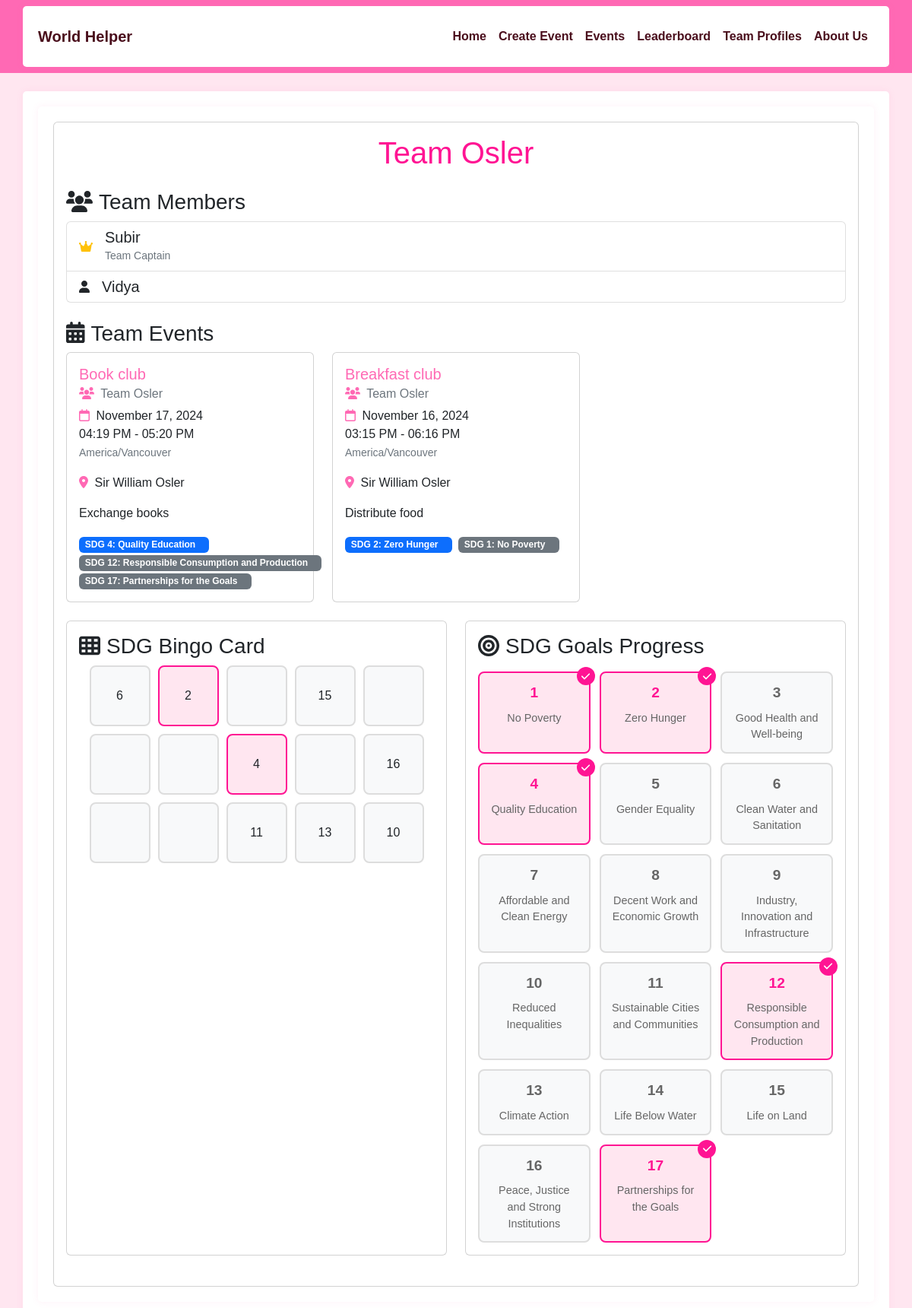
/team/1, run on the app's committed database.
### app/models.py (models this page shows)
class Team(db.Model):
    id = db.Column(db.Integer, primary_key=True)
    team_phrase = db.Column(db.String(100), nullable=False)
    name = db.Column(db.String(64), nullable=False)
    members = db.relationship('TeamMember', backref='team', lazy='dynamic')
    events = db.relationship('Event', backref='team', lazy='dynamic')
    bingo_card = db.relationship('BingoCard', backref='team', uselist=False)

class TeamMember(db.Model):
    id = db.Column(db.Integer, primary_key=True)
    name = db.Column(db.String(64), nullable=False)
    team_id = db.Column(db.Integer, db.ForeignKey('team.id'), nullable=False)
    is_captain = db.Column(db.Boolean, default=False)
    __table_args__ = (
        db.UniqueConstraint('team_id', 'name', name='unique_member_per_team'),
    )

class Event(db.Model):
    id = db.Column(db.Integer, primary_key=True)
    title = db.Column(db.String(100), nullable=False)
    description = db.Column(db.Text(1000))
    start_date = db.Column(db.DateTime, nullable=False)
    end_date = db.Column(db.DateTime, nullable=False)
    timezone = db.Column(db.String(50), nullable=False)
    location = db.Column(db.String(100))
    team_id = db.Column(db.Integer, db.ForeignKey('team.id'), nullable=False)
    sdg_goals = db.Column(JSONType)
    created_at = db.Column(db.DateTime, default=datetime.utcnow)

### app/main/routes.py (the view)
@bp.route('/team/<int:team_id>')
def team(team_id):
    team = Team.query.get_or_404(team_id)
    events = team.events.order_by(Event.start_date.desc()).all()
    bingo_card = BingoCard.query.filter_by(team_id=team_id).first()
    team_sdg_goals = set()
    for event in events:
        if event.sdg_goals and 'goals' in event.sdg_goals:
            team_sdg_goals.update(event.sdg_goals['goals'])
    all_sdg_goals = [
        {
            'number': i,
            'description': SDG_DESCRIPTIONS[i],
            'achieved': i in team_sdg_goals
        } for i in range(1, 18)
    ]
    return render_template('team.html',
                         team=team,
                         events=events,
                         bingo_card=bingo_card,
                         sdg_descriptions=SDG_DESCRIPTIONS,
                         all_sdg_goals=all_sdg_goals)

### app/main/routes.py (called while the page is built)
@bp.context_processor
def utility_processor():
    return dict(SDG_DESCRIPTIONS=SDG_DESCRIPTIONS)

### app/models.py (called while the page is built)
    def process_result_value(self, value, dialect):
        if value is None:
            return None
        return json.loads(value)

### app/templates/team.html (shortened to what this page needs)
{% extends "base.html" %}
{% block content %}
<div class="container">
    <div class="card">
        <div class="card-body">
            <h1 class="card-title text-center mb-4">{{ team.name }}</h1>
            <div class="mb-4">
                <h3><i class="fas fa-users me-2"></i>Team Members</h3>
                <div class="list-group">
                    {% for member in team.members %}
                    <div class="list-group-item">
                        <div class="d-flex align-items-center">
                            <i class="fas {% if member.is_captain %}fa-crown text-warning{% else %}fa-user{% endif %} me-3"></i>
                            <div>
                                <h5 class="mb-0">{{ member.name }}</h5>
                                {% if member.is_captain %}
                                <small class="text-muted">Team Captain</small>
                                {% endif %}
                            </div>
                        </div>
                    </div>
                    {% endfor %}
                </div>
            </div>
            <div class="mb-4">
                <h3><i class="fas fa-calendar-alt me-2"></i>Team Events</h3>
                {% if events %}
                <div class="row row-cols-1 row-cols-md-2 row-cols-lg-3 g-4">
                    {% for event in events %}
                    <div class="col">
                        <div class="card h-100">
                            <div class="card-body">
                                <h5 class="card-title" style="color: #FF69B4;">{{ event.title }}</h5>
                                <h6 class="card-subtitle mb-2 text-muted">
                                    <i class="fas fa-users me-1" style="color: #FF69B4;"></i>
                                    {{ event.team.name }}
                                </h6>
                                <p class="card-text">
                                    <i class="far fa-calendar me-1" style="color: #FF69B4;"></i>
                                    {% if event.start_date.date() == event.end_date.date() %}
                                        {{ event.start_date.strftime('%B %d, %Y') }}<br>
                                        {{ event.start_date.strftime('%I:%M %p') }} - {{ event.end_date.strftime('%I:%M %p') }}
                                    {% else %}
                                        {{ event.start_date.strftime('%B %d, %Y %I:%M %p') }} -<br>
                                        {{ event.end_date.strftime('%B %d, %Y %I:%M %p') }}
                                    {% endif %}
                                    <br>
                                    <small class="text-muted">{{ event.timezone }}</small>
                                </p>
                                {% if event.location %}
                                <p class="card-text">
                                    <i class="fas fa-map-marker-alt me-1" style="color: #FF69B4;"></i>
                                    {{ event.location }}
                                </p>
                                {% endif %}
                                {% if event.description %}
                                <p class="card-text">{{ event.description }}</p>
                                {% endif %}
                                {% if event.sdg_goals %}
                                <div class="mt-2">
                                    {% for goal in event.sdg_goals.goals %}
                                    <span class="badge {% if goal == event.sdg_goals.primary %}bg-primary{% else %}bg-secondary{% endif %} me-1">
                                        SDG {{ goal }}: {{ sdg_descriptions[goal] }}
                                    </span>
                                    {% endfor %}
                                </div>
                                {% endif %}
                            </div>
                        </div>
                    </div>
                    {% endfor %}
                </div>
                {% else %}
                <p class="text-muted">No events created yet.</p>
                {% endif %}
            </div>
            <div class="row mb-4">
                <div class="col-md-6">
                    <div class="card h-100">
                        <div class="card-body">
                            <h3><i class="fas fa-th me-2"></i>SDG Bingo Card</h3>
                            {% if bingo_card %}
                                <div class="bingo-grid">
                                    {% for row in bingo_card.card_numbers %}
                                        <div class="bingo-row">
                                            {% for number in row %}
                                                <div class="bingo-cell {% if number and number in bingo_card.marked_numbers %}marked{% endif %}">
                                                    {% if number %}
                                                        {{ number }}
                                                    {% endif %}
                                                </div>
                                            {% endfor %}
                                        </div>
                                    {% endfor %}
                                </div>
                            {% else %}
                                <p class="text-muted">No bingo card available.</p>
                            {% endif %}
                        </div>
                    </div>
                </div>
                <div class="col-md-6">
                    <div class="card h-100">
                        <div class="card-body">
                            <h3><i class="fas fa-bullseye me-2"></i>SDG Goals Progress</h3>
                            <div class="sdg-goals-grid">
                                {% for goal in all_sdg_goals %}
                                <div class="sdg-goal-card {% if goal.achieved %}achieved{% endif %}">
                                    <div class="sdg-goal-number">{{ goal.number }}</div>
                                    <div class="sdg-goal-description">{{ goal.description }}</div>
                                    {% if goal.achieved %}
                                    <div class="sdg-goal-badge">
                                        <i class="fas fa-check"></i>
                                    </div>
                                    {% endif %}
                                </div>
                                {% endfor %}
                            </div>
                        </div>
                    </div>
                </div>
            </div>
        </div>
    </div>
</div>
{% endblock %}

### app/static/css/custom.css (style rules this page uses)
:root { --pink-primary: #FF1493; --pink-secondary: #FF69B4; --pink-light: #FFE6F0; --pink-border: #FFCCE6; --pink-hover: #FF1493; --pink-dark: #4a0e1c; }
body { font-family: 'Arial', sans-serif; background-color: var(--pink-light); }
.container { background-color: #ffffff; border-radius: 5px; padding: 20px; box-shadow: 0 0 10px rgba(255, 105, 180, 0.1); }
h1, .world-helper-title { color: var(--pink-primary); margin-bottom: 20px; }
.badge { position: relative; padding-right: 1.5em; }
.bingo-grid { display: flex; flex-direction: column; gap: 10px; }
.bingo-row { display: flex; gap: 10px; justify-content: center; }
.bingo-cell { width: 80px; height: 80px; border: 2px solid #ddd; border-radius: 8px; display: flex; align-items: center; justify-content: center; position: relative; background: #f8f9fa; transition: all 0.3s ease; }
.bingo-cell.marked { background: var(--pink-light); border-color: var(--pink-primary); }
.sdg-goals-grid { display: grid; grid-template-columns: repeat(auto-fill, minmax(140px, 1fr)); gap: 0.75rem; margin-top: 1rem; }
.sdg-goal-card { position: relative; padding: 0.75rem; border: 2px solid #ddd; border-radius: 8px; background: #f8f9fa; transition: all 0.3s ease; display: flex; flex-direction: column; align-items: center; text-align: center; font-size: 0.9rem; }
.sdg-goal-card.achieved { border-color: var(--pink-primary); background: var(--pink-light); }
.sdg-goal-number { font-size: 1.2rem; font-weight: bold; color: #666; margin-bottom: 0.5rem; }
.sdg-goal-card.achieved .sdg-goal-number { color: var(--pink-primary); }
.sdg-goal-description { font-size: 0.9rem; color: #666; }
.sdg-goal-badge { position: absolute; top: -8px; right: -8px; background: var(--pink-primary); color: white; width: 24px; height: 24px; border-radius: 50%; display: flex; align-items: center; justify-content: center; font-size: 0.8rem; }

### data on the page
Team: name "Team Osler"
TeamMember: is_captain True (drawn), name "Subir"
TeamMember: is_captain False (drawn), name "Vidya"
Event: title "Book club", team.name "Team Osler", start_date "November 17, 2024", start_date "04:19 PM", end_date "05:20 PM", timezone "America/Vancouver", location "Sir William Osler", description "Exchange books", goals "4" "12" "17", sdg_descriptions "Quality Education" "Responsible Consumption and Production" "Partnerships for the Goals"
Event: title "Breakfast club", team.name "Team Osler", start_date "November 16, 2024", start_date "03:15 PM", end_date "06:16 PM", timezone "America/Vancouver", location "Sir William Osler", description "Distribute food", goals "2" "1", sdg_descriptions "Zero Hunger" "No Poverty"

### other printed values
{{ number }} "6" "2" "15" "4" "16" "11" "13" "10"
{{ goal.number }} "1" "2" "3" "4" "5" "6" "7" "8" "9" "10" "11" "12" "13" "14" "15" "16" "17"
{{ goal.description }} "No Poverty" "Zero Hunger" "Good Health and Well-being" "Quality Education" "Gender Equality" "Clean Water and Sanitation" "Affordable and Clean Energy" "Decent Work and Economic Growth" "Industry, Innovation and Infrastructure" "Reduced Inequalities" "Sustainable Cities and Communities" "Responsible Consumption and Production" "Climate Action" "Life Below Water" "Life on Land" "Peace, Justice and Strong Institutions" "Partnerships for the Goals"
